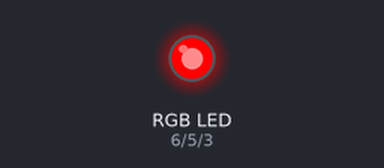
This sketch was run on a simulated Arduino Uno, built with avr-gcc and run on an emulated ATmega328P. Parts: an RGB LED mixed from three pins (HIGH = lit). What the sketch prints to the serial monitor is not drawn.

Above: at 0.5 s.
At 2.5 s:
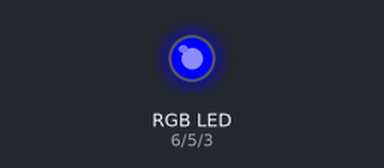
At 3.5 s:
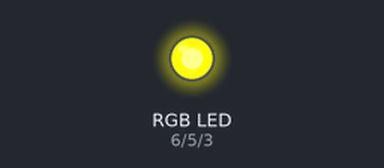
At 4.5 s:
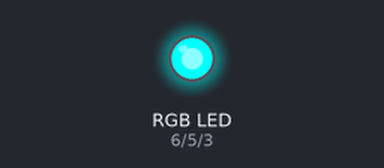
At 6.5 s:
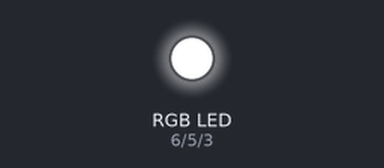
At 9.5 s:
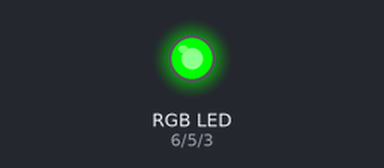
Timing chart, 0 to 10.4 s (numbered marks = the images above):
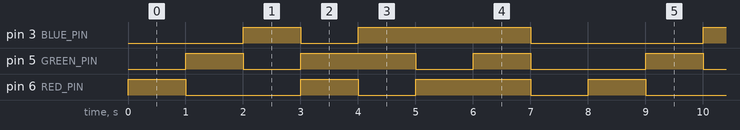

Measured:
- by itself, pin 3 (BLUE_PIN): repeats every 8.0 s: LOW 1.0 s, HIGH 3.0 s, LOW 3.0 s, HIGH 1.0 s
- by itself, pin 5 (GREEN_PIN): repeats every 8.0 s: LOW 1.0 s, HIGH 2.0 s, LOW 1.0 s, HIGH 1.0 s, LOW 2.0 s, HIGH 1.0 s
- by itself, pin 6 (RED_PIN): repeats every 8.0 s: LOW 2.0 s, HIGH 1.0 s, LOW 1.0 s, HIGH 2.0 s, LOW 1.0 s, HIGH 1.0 s

The sketch:

176.ino
```cpp
// Define the RGB LED pin numbers on the DFRobot Accessory Shield
#define RED_PIN 6   // Pin connected to the Red LED
#define GREEN_PIN 5 // Pin connected to the Green LED
#define BLUE_PIN 3  // Pin connected to the Blue LED

void setup() {
  // Initialize RGB LED pins as outputs
  pinMode(RED_PIN, OUTPUT);
  pinMode(GREEN_PIN, OUTPUT);
  pinMode(BLUE_PIN, OUTPUT);

  Serial.begin(9600);  // Start serial communication
  Serial.println("Hello World RGB - DFRobot Accessory Shield");
}

void loop() {
  // Show some basic colors

  // Red
  setColor(255, 0, 0);  // Max red, no green, no blue
  delay(1000);          // Hold for 1 second

  // Green
  setColor(0, 255, 0);  // Max green, no red, no blue
  delay(1000);

  // Blue
  setColor(0, 0, 255);  // Max blue, no red, no green
  delay(1000);

  // Yellow (Red + Green)
  setColor(255, 255, 0);
  delay(1000);

  // Cyan (Green + Blue)
  setColor(0, 255, 255);
  delay(1000);

  // Magenta (Red + Blue)
  setColor(255, 0, 255);
  delay(1000);

  // White (Red + Green + Blue)
  setColor(255, 255, 255);
  delay(1000);

  // Turn off the LED
  setColor(0, 0, 0);  // All components off
  delay(1000);
}

// Function to set RGB color
void setColor(int red, int green, int blue) {
  analogWrite(RED_PIN, red);
  analogWrite(GREEN_PIN, green);
  analogWrite(BLUE_PIN, blue);
}
```
